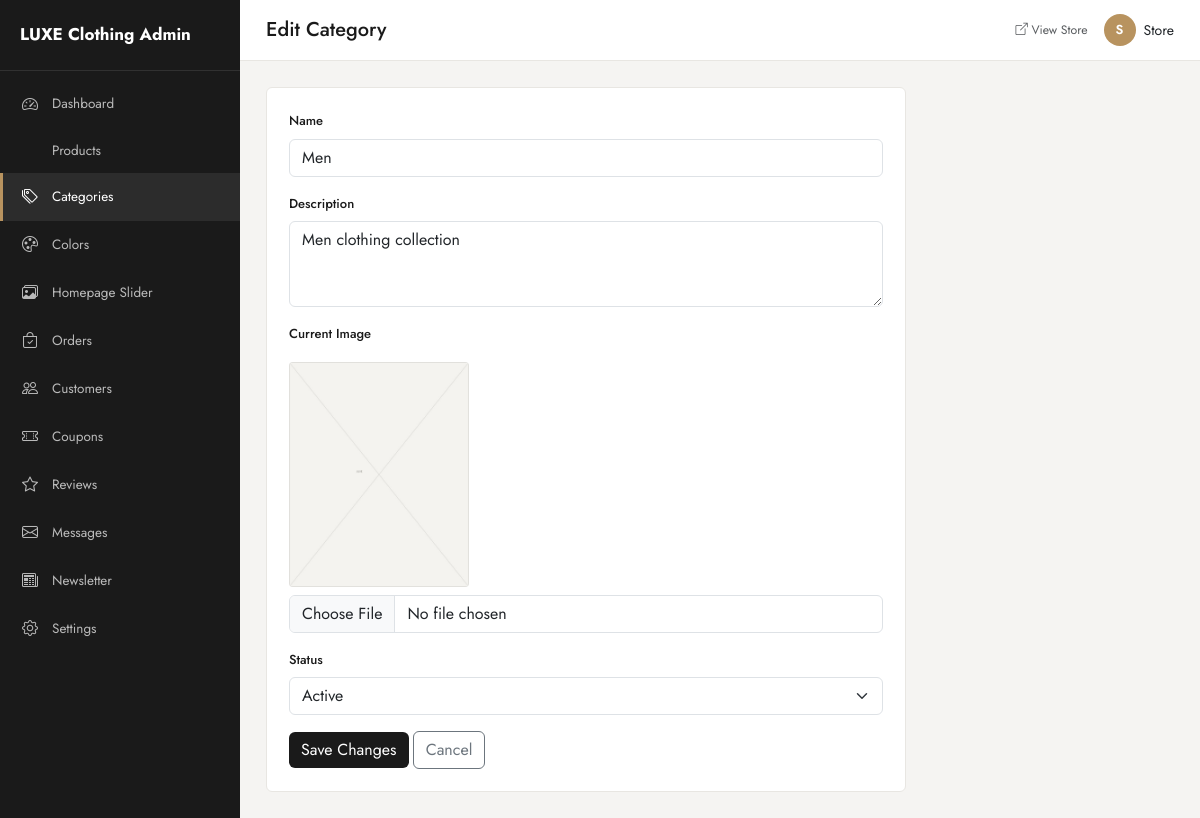
/admin/categories/edit.php?id=1 (signed in), run on the app's committed database.
### tables this page shows
CREATE TABLE users (
    id INT AUTO_INCREMENT PRIMARY KEY,
    first_name VARCHAR(100) NOT NULL,
    last_name VARCHAR(100) NOT NULL,
    email VARCHAR(150) NOT NULL UNIQUE,
    password VARCHAR(255) NOT NULL,
    phone VARCHAR(30) DEFAULT NULL,
    address VARCHAR(255) DEFAULT NULL,
    city VARCHAR(100) DEFAULT NULL,
    role ENUM('customer','admin') NOT NULL DEFAULT 'customer',
    status ENUM('active','inactive') NOT NULL DEFAULT 'active',
    created_at DATETIME NOT NULL DEFAULT CURRENT_TIMESTAMP,
    INDEX idx_users_email (email),
    INDEX idx_users_role (role)
);

CREATE TABLE categories (
    id INT AUTO_INCREMENT PRIMARY KEY,
    name VARCHAR(100) NOT NULL,
    slug VARCHAR(150) NOT NULL UNIQUE,
    description TEXT,
    image VARCHAR(255) DEFAULT NULL,
    status ENUM('active','inactive') NOT NULL DEFAULT 'active',
    created_at DATETIME NOT NULL DEFAULT CURRENT_TIMESTAMP,
    INDEX idx_categories_slug (slug),
    INDEX idx_categories_status (status)
);

### includes/functions.php (called while the page is built, shortened)
<?php
require_once __DIR__ . '/../config/database.php';
function e(?string $value): string
{
    return htmlspecialchars($value ?? '', ENT_QUOTES, 'UTF-8');
}
function isLoggedIn(): bool
{
    return !empty($_SESSION['user_id']);
}
function currentUserId(): ?int
{
    return $_SESSION['user_id'] ?? null;
}
function currentUser(): ?array
{
    $stmt = getDB()->prepare('SELECT * FROM users WHERE id = ? LIMIT 1');
    $stmt->execute([currentUserId()]);
    $user = $stmt->fetch() ?: false;
    return $user ?: null;
}
function categoryImageUrl(?string $filename): string
{
    if (empty($filename)) {
        return BASE_URL . '/assets/images/placeholder.jpg';
    }
    return UPLOAD_URL . '/categories/' . $filename;
}

### config/database.php (called while the page is built, shortened)
<?php
function getDB(): PDO
{
    static $pdo = null;
    if ($pdo === null) {
        $dsn = 'mysql:host=' . DB_HOST . ';dbname=' . DB_NAME . ';charset=' . DB_CHARSET;
        $options = [
            PDO::ATTR_ERRMODE            => PDO::ERRMODE_EXCEPTION,
            PDO::ATTR_DEFAULT_FETCH_MODE => PDO::FETCH_ASSOC,
            PDO::ATTR_EMULATE_PREPARES   => false,
        ];
        try {
            $pdo = new PDO($dsn, DB_USER, DB_PASS, $options);
        } catch (PDOException $e) {
            error_log('DB Connection Error: ' . $e->getMessage());
            http_response_code(500);
            die('A database error occurred. Please try again later.');
        }
    }
    return $pdo;
}

### admin/categories/edit.php (the view, shortened to what this page needs)
<?php
$pdo = getDB();
$id = (int)($_GET['id'] ?? 0);
$stmt = $pdo->prepare('SELECT * FROM categories WHERE id = ?');
$stmt->execute([$id]);
$category = $stmt->fetch();
$pageHeading = 'Edit Category';
require_once __DIR__ . '/../includes/header.php';
?>
<div class="admin-card" style="max-width:640px;">
  <form method="POST" enctype="multipart/form-data">
    <div class="mb-3">
      <label class="form-label">Name</label>
      <input type="text" name="name" class="form-control" required value="<?= e($category['name']) ?>">
    </div>
    <div class="mb-3">
      <label class="form-label">Description</label>
      <textarea name="description" class="form-control" rows="3"><?= e($category['description']) ?></textarea>
    </div>
    <div class="mb-3">
      <label class="form-label">Current Image</label><br>
      <img src="<?= e(categoryImageUrl($category['image'])) ?>" class="image-preview mb-2">
      <input type="file" name="image" class="form-control admin-image-input" data-preview="imgPreview" accept=".jpg,.jpeg,.png,.webp">
    </div>
    <div class="mb-3">
      <label class="form-label">Status</label>
      <select name="status" class="form-select">
        <option value="active" <?= $category['status']==='active'?'selected':'' ?>>Active</option>
      </select>
    </div>
    <button class="btn btn-primary-admin">Save Changes</button>
    <a href="<?= BASE_URL ?>/admin/categories/index.php" class="btn btn-outline-secondary">Cancel</a>
  </form>
</div>
<?php require_once __DIR__ . '/../includes/footer.php'; ?>

### admin/includes/header.php (shortened to what this page needs)
<?php
$adminUser = currentUser();
?>
<!DOCTYPE html>
<html lang="en">
<head>
<link href="https://cdn.jsdelivr.net/npm/bootstrap@5.3.3/dist/css/bootstrap.min.css" rel="stylesheet">
<link href="https://cdn.jsdelivr.net/npm/bootstrap-icons@1.11.3/font/bootstrap-icons.css" rel="stylesheet">
<link rel="stylesheet" href="<?= BASE_URL ?>/admin/assets/css/admin.css">
</head>
<body>
<div id="toast-container" class="toast-container position-fixed top-0 end-0 p-3" style="z-index:1080"></div>
<div class="admin-wrapper">
  <?php include __DIR__ . '/sidebar.php'; ?>
  <div class="admin-main">
    <div class="admin-topbar d-flex justify-content-between align-items-center">
      <h5 class="mb-0 d-none d-lg-block"><?= e($pageHeading ?? 'Dashboard') ?></h5>
      <div class="d-flex align-items-center gap-3">
        <a href="<?= BASE_URL ?>/index.php" target="_blank" class="small text-muted"><i class="bi bi-box-arrow-up-right"></i> View Store</a>
        <div class="dropdown">
          <a href="#" class="d-flex align-items-center gap-2 text-dark" data-bs-toggle="dropdown">
            <div class="admin-avatar"><?= e(strtoupper(substr($adminUser['first_name'],0,1))) ?></div>
            <span class="d-none d-md-inline"><?= e($adminUser['first_name']) ?></span>
          </a>
        </div>
      </div>
    </div>
    <div class="admin-content">

### admin/assets/css/admin.css (style rules this page uses)
:root { --admin-ink: #1a1a1a; --admin-accent: #b8935f; --admin-bg: #f5f4f2; --admin-line: #e8e6e2; }
* { box-sizing: border-box; }
body { font-family: 'Jost', sans-serif; background: var(--admin-bg); color: var(--admin-ink); font-size: 14px; }
a { text-decoration: none; }
.admin-wrapper { display: flex; min-height: 100vh; }
.admin-main { margin-left: 240px; flex-grow: 1; min-width: 0; width: 100%; }
.admin-topbar { background: #fff; padding: 14px 26px; border-bottom: 1px solid var(--admin-line); position: sticky; top: 0; z-index: 900; }
.admin-content { padding: 26px; }
.admin-avatar { width: 32px; height: 32px; border-radius: 50%; background: var(--admin-accent); color: #fff; display: flex; align-items: center; justify-content: center; font-weight: 600; font-size: 13px; }
.admin-card { background: #fff; border-radius: 6px; border: 1px solid var(--admin-line); padding: 22px; }
.form-label { font-size: 13px; font-weight: 500; }
.btn-primary-admin { background: var(--admin-ink); color: #fff; border: none; }
.image-preview { width: 100%; max-width: 180px; border-radius: 4px; margin-top: 10px; }

### data on the page
users: first_name "S", first_name "Store"
categories: name "Men", description "Men clothing collection", status "Active"

### other printed values
setting('store_name', 'LUXE') "LUXE Clothing"
$pageHeading "Edit Category"
